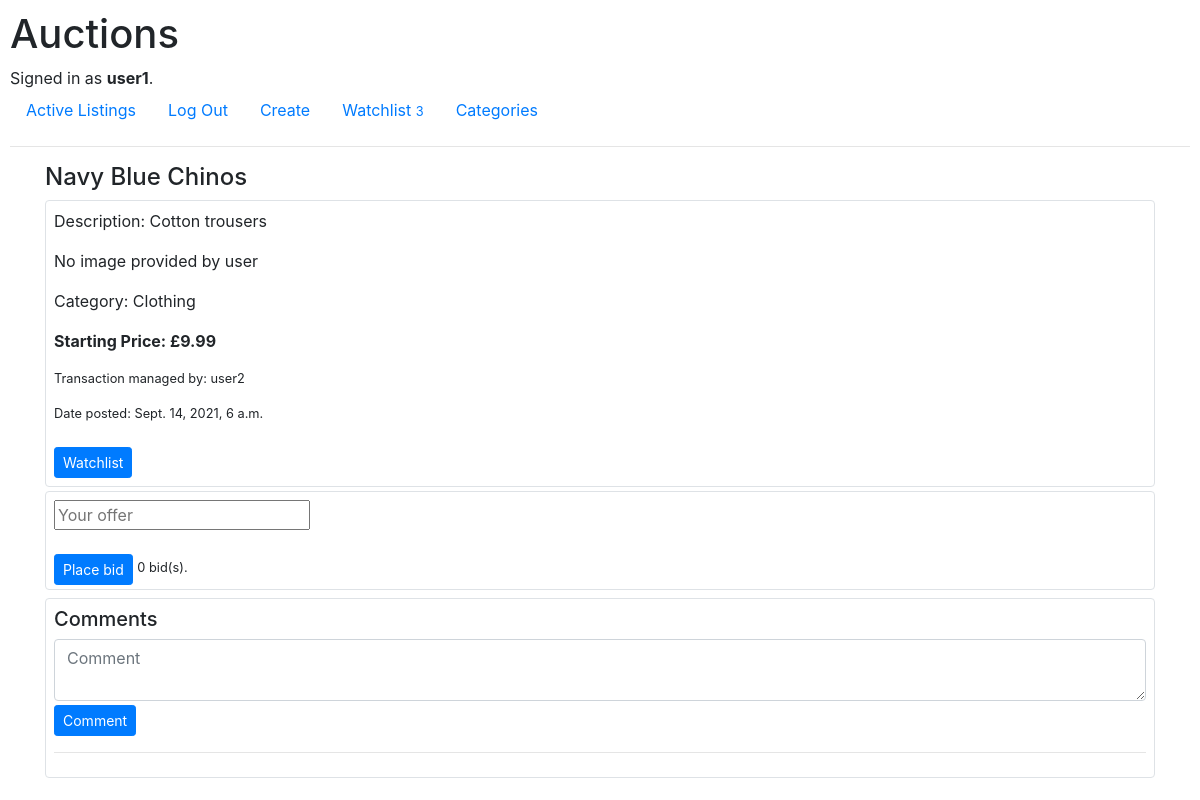
Before: /listing_view/13/ (signed in) with the older database file.
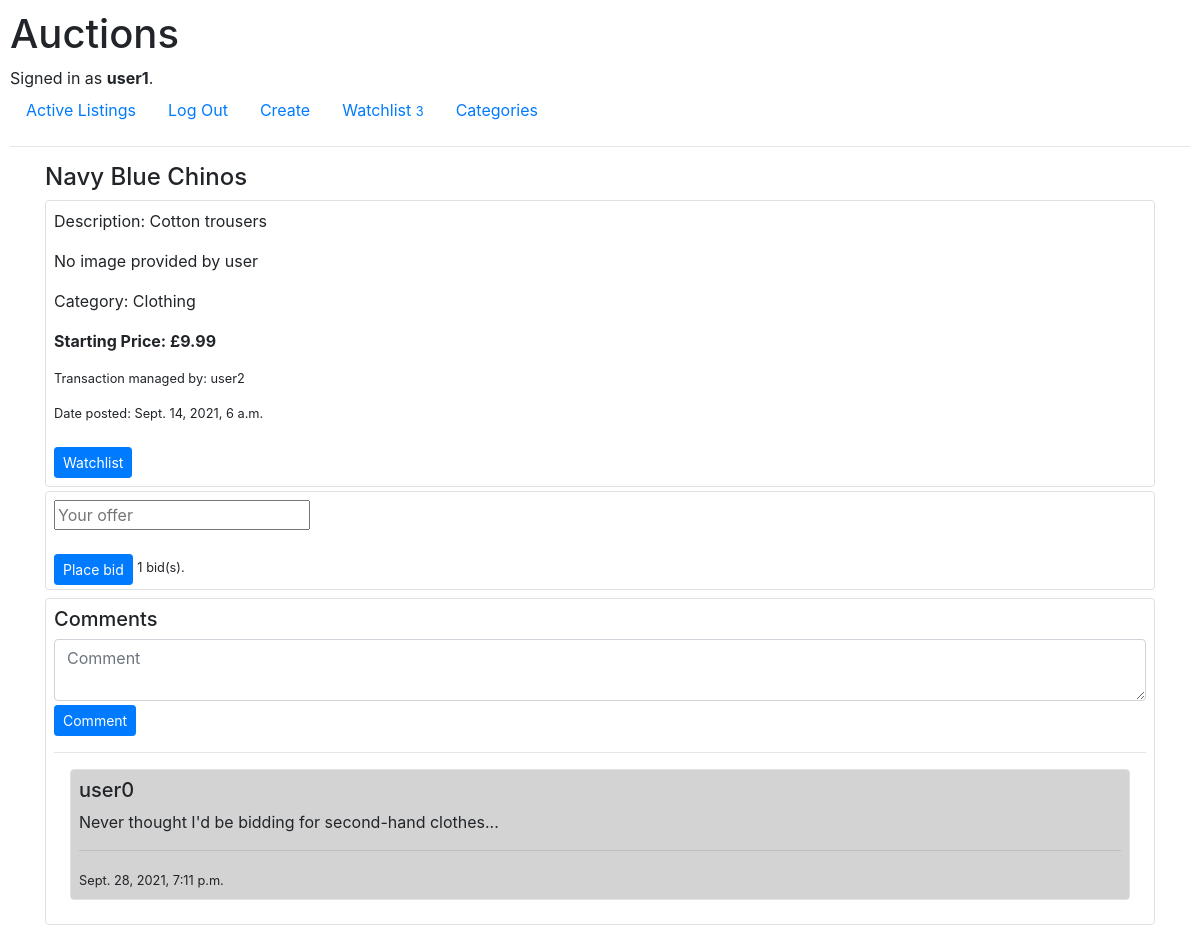
After: the same page with the newer database file.
### auctions/models.py (models this page shows, shortened)
class Listing(models.Model):
    seller = models.ForeignKey(User, on_delete=models.CASCADE, related_name="seller")
    title = models.CharField(max_length=60)
    description = models.TextField()
    image = models.ImageField(upload_to="images", blank=True)
    timestamp = models.DateTimeField(auto_now_add=True)
    price = models.DecimalField(max_digits=6, decimal_places=2)
    is_active = models.BooleanField(default=True)
    category = models.ForeignKey(Category, on_delete=models.CASCADE, null=True, related_name="listing_category")
    comments = models.ManyToManyField(Comment, blank=True)
    bids = models.ManyToManyField(Bid, blank=True)
    """
    As per assignment specs, any new offers must be higher
    than the current highest.
    This method will return the current highest bid for the listing
    or the value 0 (cast to float) if no bids have been placed for that listing.
    """
    """
    Returns the user id of highest bidder
    for a closed listing (i.e. winner's id)
    """
    def has_winner(self):
        qs = self.bids.all()
        while len(qs) != 0 and not self.is_active:
            bid_info = [ tuple((float(obj.amount), obj.user.id)) for obj in qs ]
            return max(bid_info)[1] if float(self.get_max_bid()) == max(bid_info)[0] else None

class Category(models.Model):
    CATEGORIES = (
        ("0","Uncategorised"),
        ("1", "Clothing"),
        ("2", "Home/Kitchen"),
        ("3", "Electronics"),
        ("4", "Books"),
        ("5", "Shoes"),
        ("6", "Sports"),
    )
    name = models.CharField(max_length=60, choices=CATEGORIES, default="Uncategorised")
    def __str__(self):
        return f"{self.name}"

class User(AbstractUser):
    pass

class Comment(models.Model):
    user = models.ForeignKey(User, on_delete=models.CASCADE, related_name="comment")
    timestamp = models.DateTimeField(auto_now_add=True)
    text = models.TextField(max_length=180)

### auctions/views.py (the view)
# urls.py: path("listing_view/<int:listing_id>/", views.listing_view, name="listing_view"),
@login_required
def listing_view(request, listing_id):
    listing = Listing.objects.get(pk=listing_id)
    comments = listing.comments.all().order_by("-timestamp")
    bid_form = BidForm()
    comment_form = CommentForm()
    winner = listing.has_winner()
    context={
        "obj": listing,
        "comments": comments,
        "bid_form": bid_form,
        "comment_form": comment_form,
        "winner": winner,
        "on_watchlist": on_watchlist(request.user, listing_id)
    }
    if request.method == "GET":
        return render(request, "auctions/listing_view.html", context)

### auctions/forms.py
class BidForm(forms.ModelForm):
    class Meta:
        model = Bid
        fields = ["amount"]
        labels = {"amount": ""}
        widgets = {
            "amount" : forms.NumberInput(attrs = {
                "placeholder": "Your offer",
            })
        }

class CommentForm(forms.ModelForm):
    class Meta:
        model = Comment
        fields = ["text"]
        labels = {"text": ""}
        widgets = {
            "text": forms.Textarea(
                attrs= {
                    "placeholder" : "Comment",
                    "class": "form-control",
                    "rows" : 2
                }
            )
        }

### auctions/views.py (called while the page is built)
def on_watchlist(user,listing_id):
    listing = Listing.objects.get(pk=listing_id)
    on_watchlist = True if (Watchlist.objects.filter(user=user, listing=listing).count()) == 1 else False
    return on_watchlist

### auctions/templates/auctions/listing_view.html (shortened to what this page needs)
{% extends "auctions/layout.html" %}
{% block body %}
<div class="container">
    <h4> {{ obj.title }} </h4>
    <div class="border rounded p-2">
        <p>Description: {{ obj.description }}
            {% if image %}
            {{ obj.image }}
            {% else %}
        <p>No image provided by user</p>
        {% endif %}
        </p>
        <p>Category: {{ obj.category }}</p>
        <p><strong>Starting Price: £{{ obj.price }}</strong></p>
        <small>
            <p> Transaction managed by: {{ obj.seller.username }} </p>
            <p> Date posted: {{ obj.timestamp }} </p>
        </small>
        {% if request.user.id != obj.seller.id and obj.is_active %}
            <form action="{% url 'toggle_watchlist' obj.id %}"method="POST">
                <input type="submit" class="btn btn-sm btn-primary outline mt-2" name="watchlist" value="Watchlist"> {% if on_watchlist %} <span>&check;</span> {% endif %}
            </form>
    </div>
        <div class="border rounded mt-1">
        <form action="{% url 'bid' obj.id %}" method="POST" class="mt-2 ml-2">
            <div class="form-group">
                {{ bid_form }}
            </div>
            <input type="submit" class="btn btn-sm btn-primary mt-2 mb-1" name="bid" value="Place bid">
            <small>{{ obj.bids.all.count }} bid(s). {% if request.user.id == obj.bids.all.last.user.id %} Yours is the current bid {% endif %}</small>
        </form>
        </div>
        {% endif %}
         <div class="border rounded p-2 mt-2">
            <h5>Comments</h5>
            <form action="{% url 'comment' obj.id %}" method="POST">
                {{ comment_form }}
                <input type="submit" class="btn btn-primary btn-sm mt-1" value="Comment">
            </form>
            <hr>
            {% for comment in comments %}
            <div class="border rounded p-2 m-3" style="background-color: lightgray;">
                <h5>{{ comment.user.username }}</h5>
                <p>{{ comment.text }}</p>
                <hr>
                <small>{{ comment.timestamp }}</small>
            </div>
            {% endfor %}
        </div>
</div>
{% endblock %}

Changed rows visible on the page:
computed for Listing "Navy Blue Chinos": bids.all.count "0" → "1"
added Comment: user.username "user0", text "Never thought I'd be bidding for second-hand clothes...", timestamp "Sept. 28, 2021, 7:11 p.m."
